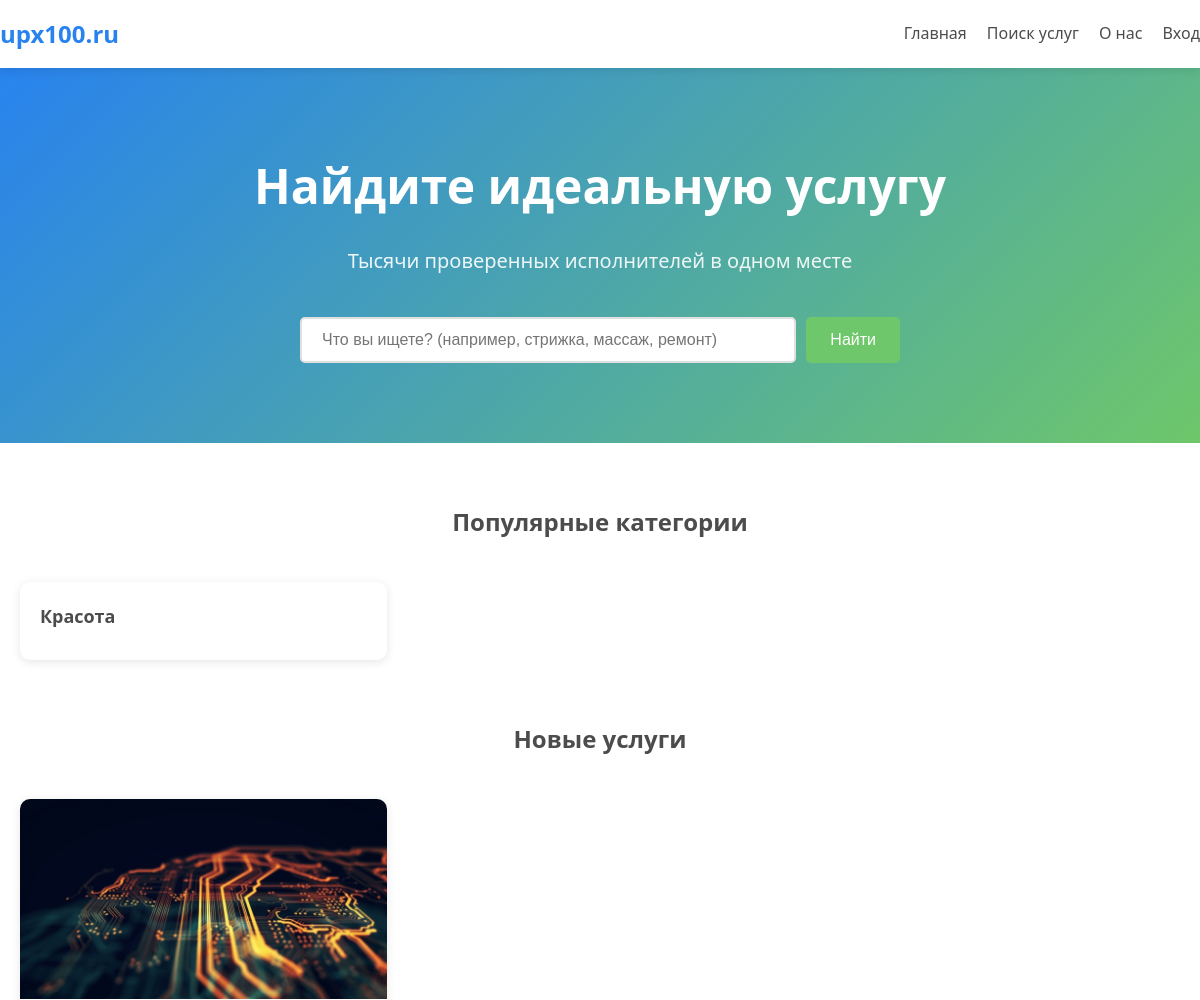
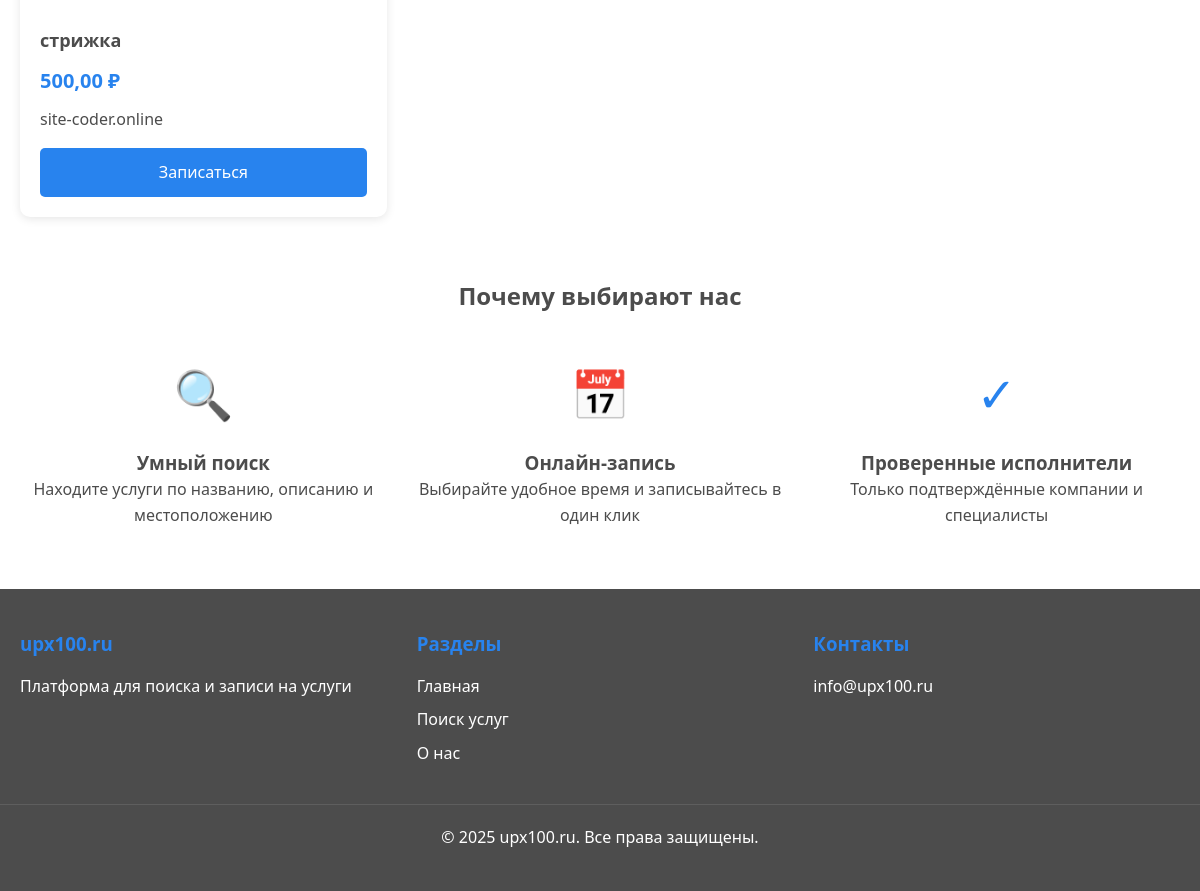
The page / on the database its author committed (2 pictures, top to bottom).
### companies/models.py (models this page shows, shortened)
class Category(models.Model):
    name = models.CharField(
        max_length=100,
        unique=True,
        verbose_name='Название категории'
    )
    slug = models.SlugField(
        max_length=100,
        unique=True,
        verbose_name='Слаг'
    )
    icon = models.ImageField(
        upload_to='categories/icons/',
        blank=True,
        null=True,
        verbose_name='Иконка'
    )
    created_at = models.DateTimeField(
        auto_now_add=True,
        verbose_name='Дата создания'
    )
    class Meta:
        verbose_name = 'Категория'
        verbose_name_plural = 'Категории'
        ordering = ['name']

### business/models.py (models this page shows, shortened)
class Service(models.Model):
    STATUS_CHOICES = [
        ('draft', 'Черновик'),
        ('active', 'Активна'),
        ('inactive', 'Неактивна (неоплата)'),
        ('pending_payment', 'Ожидает оплаты'),
    ]
    company = models.ForeignKey(Company, on_delete=models.CASCADE, related_name='services', verbose_name="Компания")
    category = models.ForeignKey('companies.Category', on_delete=models.SET_NULL, null=True, blank=True,
                                  related_name='business_services', verbose_name="Категория")
    subcategory = models.ForeignKey('companies.Subcategory', on_delete=models.SET_NULL, null=True, blank=True,
                                  related_name='business_services', verbose_name="Подкатегория")
    employees = models.ManyToManyField(Employee, related_name='services', verbose_name="Сотрудники")
    name = models.CharField(max_length=200, verbose_name="Название услуги")
    description = models.TextField(blank=True, verbose_name="Описание")
    price = models.DecimalField(max_digits=10, decimal_places=2, verbose_name="Цена (руб)")
    duration = models.PositiveIntegerField(help_text="Длительность в минутах", verbose_name="Длительность (мин)", null=True, blank=True)
    photo = models.ImageField(upload_to='service_photos/', blank=True, null=True, verbose_name="Фото услуги")
    status = models.CharField(max_length=20, choices=STATUS_CHOICES, default='draft', verbose_name="Статус")
    created_at = models.DateTimeField(auto_now_add=True)
    updated_at = models.DateTimeField(auto_now=True)
    payment_amount = models.DecimalField(max_digits=10, decimal_places=2, default=0, verbose_name="Сумма оплаты (руб/мес)")
    payment_due_date = models.DateTimeField(null=True, blank=True, verbose_name="Дата окончания оплаты")
    last_payment_date = models.DateTimeField(null=True, blank=True, verbose_name="Дата последней оплаты")
    class Meta:
        verbose_name = "Услуга"
        verbose_name_plural = "Услуги"

class Company(models.Model):
    owner = models.OneToOneField(settings.AUTH_USER_MODEL, on_delete=models.CASCADE, related_name='company')
    name = models.CharField(max_length=200, verbose_name="Название компании")
    description = models.TextField(blank=True, verbose_name="Описание")
    logo = models.ImageField(upload_to='company_logos/', blank=True, null=True, verbose_name="Логотип")
    photo = models.ImageField(upload_to='company_photos/', blank=True, null=True, verbose_name="Фото компании")
    address = models.CharField(max_length=300, verbose_name="Адрес")
    latitude = models.DecimalField(max_digits=9, decimal_places=6, blank=True, null=True, verbose_name="Широта")
    longitude = models.DecimalField(max_digits=9, decimal_places=6, blank=True, null=True, verbose_name="Долгота")
    phone = models.CharField(max_length=20, blank=True, verbose_name="Телефон")
    email = models.EmailField(blank=True, verbose_name="Email")
    is_verified = models.BooleanField(default=False, verbose_name="Проверена модератором")
    created_at = models.DateTimeField(auto_now_add=True)
    updated_at = models.DateTimeField(auto_now=True)
    class Meta:
        verbose_name = "Компания"
        verbose_name_plural = "Компании"

### dashboard/views.py (the view)
# urls.py: path('', home_view, name='home'),
def home_view(request):
    categories = Category.objects.all()[:6]
    services = Service.objects.select_related('company').filter(
        status='active',
        company__is_verified=True
    ).order_by('-created_at')[:6]
    context = {
        'categories': categories,
        'services': services,
    }
    return render(request, 'home.html', context)

### templates/home.html
{% extends 'base.html' %}
{% block content %}
<section class="hero">
    <div class="container">
        <h1 class="hero__title">Найдите идеальную услугу</h1>
        <p class="hero__subtitle">Тысячи проверенных исполнителей в одном месте</p>
        <form action="{% url 'search:search' %}" method="get" class="search-form">
            <input type="text" name="q" class="search-form__input" placeholder="Что вы ищете? (например, стрижка, массаж, ремонт)">
            <button type="submit" class="btn btn--green">Найти</button>
        </form>
    </div>
</section>
<section class="container" style="margin-top: 60px;">
    <h2 style="text-align: center; margin-bottom: 30px;">Популярные категории</h2>
    <div class="cards-grid">
        {% for category in categories %}
        <a href="{% url 'search:search' %}?category={{ category.slug }}" class="card">
            <div class="card__content">
                <h3 class="card__title">{{ category.name }}</h3>
            </div>
        </a>
        {% empty %}
        <p style="text-align: center; grid-column: 1/-1;">Категории пока не добавлены</p>
        {% endfor %}
    </div>
</section>
<section class="container" style="margin-top: 60px;">
    <h2 style="text-align: center; margin-bottom: 30px;">Новые услуги</h2>
    <div class="cards-grid">
        {% for service in services %}
        <div class="card">
            {% if service.photo %}
            <img src="{{ service.photo.url }}" alt="{{ service.name }}" class="card__image">
            {% endif %}
            <div class="card__content">
                <h3 class="card__title">{{ service.name }}</h3>
                <p class="card__price">{{ service.price }} ₽</p>
                <p>{{ service.company.name }}</p>
                <a href="{% url 'business:service_detail' service.pk %}" class="btn btn--blue" style="margin-top: 15px; width: 100%;">Записаться</a>
            </div>
        </div>
        {% empty %}
        <p style="text-align: center; grid-column: 1/-1;">Услуги пока не добавлены</p>
        {% endfor %}
    </div>
</section>
<section class="container" style="margin-top: 60px; margin-bottom: 60px;">
    <h2 style="text-align: center; margin-bottom: 40px;">Почему выбирают нас</h2>
    <div style="display: grid; grid-template-columns: repeat(auto-fit, minmax(250px, 1fr)); gap: 30px;">
        <div style="text-align: center;">
            <div style="font-size: 48px; color: var(--color-blue); margin-bottom: 15px;">🔍</div>
            <h3>Умный поиск</h3>
            <p>Находите услуги по названию, описанию и местоположению</p>
        </div>
        <div style="text-align: center;">
            <div style="font-size: 48px; color: var(--color-green); margin-bottom: 15px;">📅</div>
            <h3>Онлайн-запись</h3>
            <p>Выбирайте удобное время и записывайтесь в один клик</p>
        </div>
        <div style="text-align: center;">
            <div style="font-size: 48px; color: var(--color-blue); margin-bottom: 15px;">✓</div>
            <h3>Проверенные исполнители</h3>
            <p>Только подтверждённые компании и специалисты</p>
        </div>
    </div>
</section>
{% endblock %}

### static/css/style.css (style rules this page uses)
:root { --color-white: #ffffff; --color-blue: #2883EE; --color-green: #6EC76A; --color-text: #4C4C4C; --color-bg: #ffffff; --color-border: #e0e0e0; }
* { margin: 0; padding: 0; box-sizing: border-box; }
body { font-family: 'Segoe UI', Tahoma, Geneva, Verdana, sans-serif; background-color: var(--color-bg); color: var(--color-text); line-height: 1.6; }
a { text-decoration: none; color: var(--color-blue); transition: color 0.3s ease; }
.container { max-width: 1200px; margin: 0 auto; padding: 0 20px; }
.btn { display: inline-block; padding: 12px 24px; border: none; border-radius: 5px; cursor: pointer; font-size: 16px; font-weight: 500; transition: all 0.3s ease; text-align: center; }
.btn--blue { background-color: var(--color-blue); color: var(--color-white); }
.btn--green { background-color: var(--color-green); color: var(--color-white); }
.search-form { display: flex; gap: 10px; max-width: 600px; margin: 0 auto; }
.search-form__input { flex: 1; padding: 12px 20px; border: 2px solid var(--color-border); border-radius: 5px; font-size: 16px; outline: none; }
.card { background-color: var(--color-white); border-radius: 10px; box-shadow: 0 2px 10px rgba(0, 0, 0, 0.1); overflow: hidden; transition: transform 0.3s ease, box-shadow 0.3s ease; }
.card__image { width: 100%; height: 200px; object-fit: cover; }
.card__content { padding: 20px; }
.card__title { font-size: 18px; margin-bottom: 10px; color: var(--color-text); }
.card__price { font-size: 20px; font-weight: bold; color: var(--color-blue); margin-bottom: 10px; }
.cards-grid { display: grid; grid-template-columns: repeat(auto-fill, minmax(300px, 1fr)); gap: 30px; margin: 40px 0; }
.hero { background: linear-gradient(135deg, var(--color-blue), var(--color-green)); color: var(--color-white); padding: 80px 0; text-align: center; }
.hero__title { font-size: 48px; margin-bottom: 20px; }
.hero__subtitle { font-size: 20px; margin-bottom: 40px; opacity: 0.9; }

### rows shown on the page
Category: name "Красота"
Service: photo (picture), name "стрижка", price "500,00", company.name "site-coder.online"
